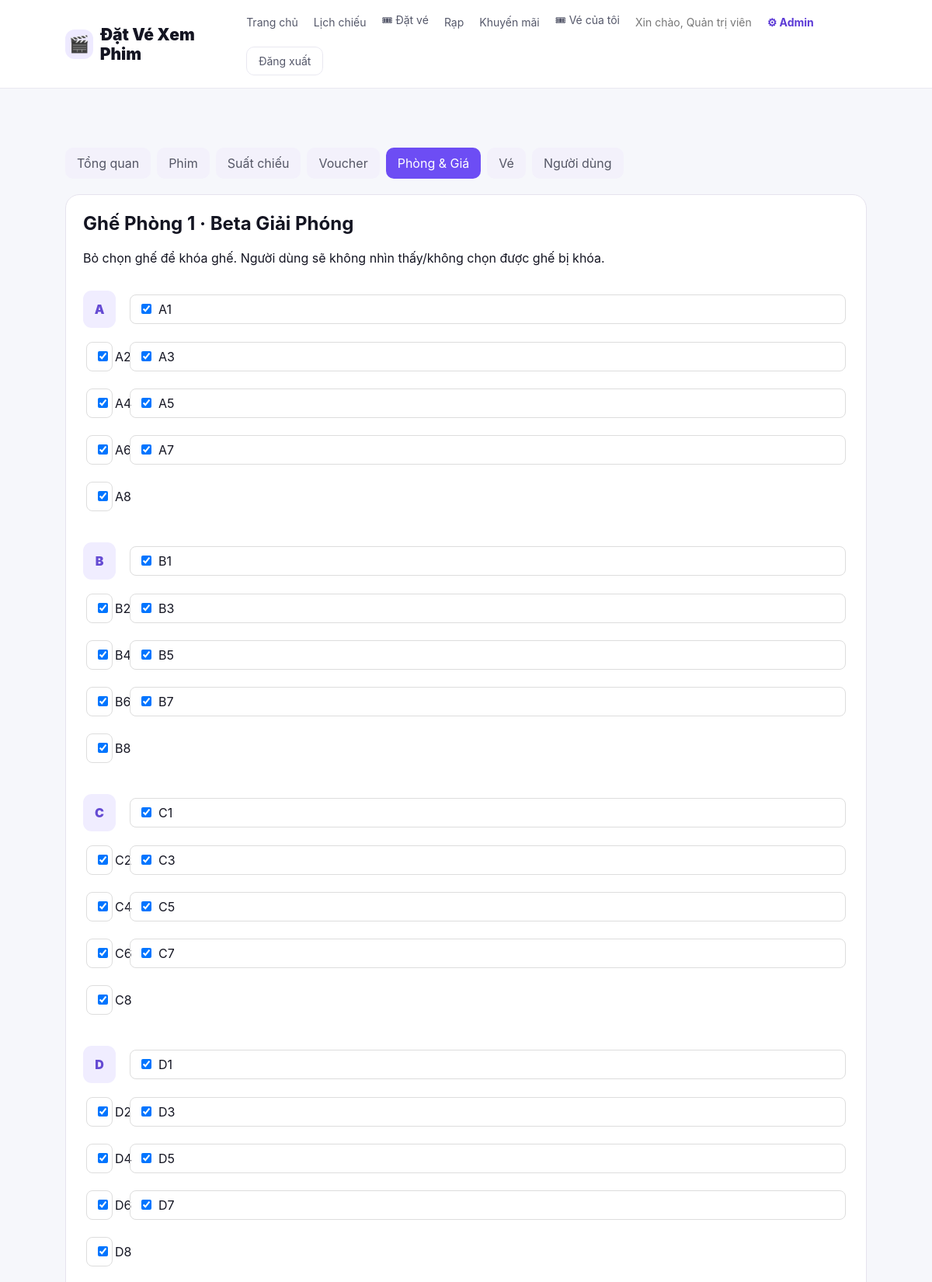
/admin/rooms/1/seats (signed in, upper part), run on the app's committed database.
### tables this page shows
CREATE TABLE users(id INTEGER PRIMARY KEY AUTOINCREMENT,name TEXT NOT NULL,email TEXT UNIQUE NOT NULL,password TEXT NOT NULL,role TEXT NOT NULL DEFAULT 'user',points INTEGER NOT NULL DEFAULT 0);

CREATE TABLE rooms(id INTEGER PRIMARY KEY AUTOINCREMENT,province TEXT NOT NULL,cinema TEXT NOT NULL,name TEXT NOT NULL,active INTEGER NOT NULL DEFAULT 1,single_price INTEGER NOT NULL DEFAULT 90000,double_price INTEGER NOT NULL DEFAULT 150000,vip_price INTEGER NOT NULL DEFAULT 120000,UNIQUE(cinema,name));

CREATE TABLE room_seats(id INTEGER PRIMARY KEY AUTOINCREMENT,room_id INTEGER NOT NULL,code TEXT NOT NULL,seat_type TEXT NOT NULL,active INTEGER NOT NULL DEFAULT 1,UNIQUE(room_id,code));

### admin_routes.py (the view, shortened to what this page needs)
@admin_bp.route('/rooms/<int:room_id>/seats',methods=['GET','POST'])
def seats(room_id):
    c=get_db(); room=c.execute('SELECT * FROM rooms WHERE id=?',(room_id,)).fetchone()
    if not room: c.close(); return 'Không tìm thấy phòng',404
    rows=c.execute('SELECT * FROM room_seats WHERE room_id=? ORDER BY code',(room_id,)).fetchall(); c.close(); return render_template('admin/seats.html',room=room,seats=rows)

### admin_routes.py (called while the page is built)
@admin_bp.before_request
def protect():
    if session.get('role')!='admin': return redirect(url_for('auth.login',next=request.path))

### app.py (called while the page is built, shortened)
def _get_tab_token():
    return request.args.get("tab_token") or request.form.get("tab_token") or request.headers.get("X-Tab-Token")

@app.before_request
def restore_tab_session():
    token = _get_tab_token()
    if session.get("user_id"):
        conn = get_db()
        db_user = conn.execute("SELECT id,name,role FROM users WHERE id=?", (session["user_id"],)).fetchone()
        conn.close()
        if db_user:
            session["user_name"] = db_user["name"]
            session["role"] = db_user["role"]
            update_user(token, db_user["name"], db_user["role"])
        else:
            session.clear()
            if token:
                from tab_sessions import clear_user
                clear_user(token)

@app.after_request
def keep_tab_token(response):
    token = _get_tab_token()
    return response

### database.py (called while the page is built)
def get_db():
    conn=sqlite3.connect(DB)
    conn.row_factory=sqlite3.Row
    return conn

### main_routes.py (called while the page is built)
@main_bp.app_context_processor
def inject_user():
    return {'current_user': session.get('user_name'), 'is_admin': session.get('role') == 'admin', 'poster_defaults': {m['id']: m['poster'] for m in MOVIES}}

### tab_sessions.py (called while the page is built, shortened)
def update_user(token, user_name=None, role=None):
    if not token:
        return

### templates/admin/seats.html
{% extends 'base.html' %}{% block title %}Quản lý ghế{% endblock %}{% block content %}<main class="admin-page"><div class="admin-nav"><a href="/admin/">Tổng quan</a><a href="/admin/movies">Phim</a><a href="/admin/showtimes">Suất chiếu</a><a href="/admin/vouchers">Voucher</a><a class="active" href="/admin/rooms">Phòng & Giá</a><a href="/admin/tickets">Vé</a><a href="/admin/users">Người dùng</a></div><section class="admin-card"><h2>Ghế {{room.name}} · {{room.cinema}}</h2><p>Bỏ chọn ghế để khóa ghế. Người dùng sẽ không nhìn thấy/không chọn được ghế bị khóa.</p><form method="post"><div class="seat-admin-grid">{% for row in 'ABCDEF' %}<div class="seat-row"><b class="row-label">{{row}}</b>{% for n in range(1,9) %}{% set code=row~n %}{% for x in seats if x.code==code %}<label class="seat-admin-item"><input type="checkbox" name="seat_{{code}}" {% if x.active %}checked{% endif %}><span>{{code}}</span></label>{% endfor %}{% endfor %}</div>{% endfor %}</div><button class="btn btn-primary">Lưu trạng thái ghế</button></form></section></main>{% endblock %}

### templates/base.html (shortened to what this page needs)
<!doctype html><html lang="vi"><head><link rel="stylesheet" href="{{ url_for('static',filename='style.css') }}"></head><body>
<header class="site-header"><a class="brand" href="/"><span class="brand-icon">🎬</span><span>Đặt Vé Xem Phim</span></a><nav><a href="/">Trang chủ</a><a href="/showtimes">Lịch chiếu</a><a href="/booking">🎟 Đặt vé</a><a href="/cinemas">Rạp</a><a href="/promotions">Khuyến mãi</a>{% if current_user %}<a href="/tickets">🎟 Vé của tôi</a><span class="hello">Xin chào, {{current_user}}</span>{% if is_admin %}<a class="admin-link" href="/admin">⚙ Admin</a>{% endif %}<a class="nav-outline" href="/logout">Đăng xuất</a>{% else %}<a href="/login">Đăng nhập</a><a class="nav-cta" href="/register">Đăng ký</a>{% endif %}</nav></header>
{% block content %}{% endblock %}<footer class="footer">🎬 Đặt Vé Xem Phim · Website demo phục vụ học tập và kiểm thử</footer>
</body></html>

### static/style.css (style rules this page uses)
:root { --bg:#f6f7fb;--surface:#fff;--ink:#141522;--muted:#6f7280;--primary:#6c4df6;--primary2:#8c68ff;--line:#e9e8f0;--success:#18864b;--danger:#c63d4d;--shadow:0 18px 50px rgba(31,27,66,.08) }
* { box-sizing:border-box }
html { scroll-behavior:smooth }
body { margin:0;font-family:Inter,ui-sans-serif,system-ui,-apple-system,BlinkMacSystemFont,"Segoe UI",Arial,sans-serif;background:var(--bg);color:var(--ink) }
a { color:inherit }
button,input { font:inherit }
.site-header { position:sticky;top:0;z-index:50;background:rgba(255,255,255,.94);backdrop-filter:blur(14px);border-bottom:1px solid var(--line);padding:16px 7%;display:flex;justify-content:space-between;align-items:center;gap:20px }
.brand { text-decoration:none;font-size:21px;font-weight:900;display:flex;align-items:center;gap:9px }
.brand-icon { width:38px;height:38px;border-radius:12px;display:grid;place-items:center;background:#eeeaff }
.site-header nav { display:flex;align-items:center;gap:20px;flex-wrap:wrap;font-size:14px }
.site-header nav a { text-decoration:none;color:#55586a }
.nav-cta,.nav-outline { padding:9px 15px;border-radius:10px }
.nav-outline { border:1px solid var(--line) }
.hello { color:#777 }
main { width:86%;max-width:1180px;margin:34px auto }
.seat-row { display:grid;grid-template-columns:42px 1fr;gap:10px;align-items:center;margin:9px 0 }
.row-label { height:42px;border-radius:11px;background:#f0edff;color:#654bd3;display:grid;place-items:center;font-weight:900 }
.admin-link { color:#5d3bd6!important;font-weight:700 }
.admin-page { padding-top:42px }
.admin-nav { display:flex;gap:8px;flex-wrap:wrap;margin-bottom:20px }
.admin-nav a { padding:10px 15px;border-radius:10px;text-decoration:none;color:#555766;background:#f3f1fb }
.admin-nav a.active,.admin-nav a:hover { background:#6d4df4;color:#fff }
.admin-card { background:#fff;border:1px solid #e6e3ee;border-radius:18px;padding:22px;margin-bottom:20px }
.admin-card h2 { margin-top:0 }
.seat-admin-grid { display:grid;gap:12px;margin:20px 0 }
.seat-admin-item { display:inline-flex;align-items:center;gap:6px;margin:4px;padding:8px 10px;border:1px solid #ddd;border-radius:8px }
.seat-admin-item input { width:auto }
.seat-row { display:flex;align-items:center;gap:10px }
.row-label { width:28px }
.seat-row { display:grid !important;grid-template-columns:42px minmax(0,1fr) !important;gap:14px !important;align-items:center;margin:12px 0 !important; }
.row-label { width:auto !important;height:42px;border-radius:11px;background:#f0edff;color:#654bd3;display:grid;place-items:center;font-weight:900; }
.seat-row { grid-template-columns:48px auto;gap:14px;margin:10px 0 }
.row-label { height:48px;width:48px }

### data on the page
users: name "Quản trị viên"
rooms: name "Phòng 1", cinema "Beta Giải Phóng"
room_seats: active "☑", code "A1"
room_seats: active "☑", code "A2"
room_seats: active "☑", code "A3"
room_seats: active "☑", code "A4"
room_seats: active "☑", code "A5"
room_seats: active "☑", code "A6"
room_seats: active "☑", code "A7"
room_seats: active "☑", code "A8"
room_seats: active "☑", code "B1"
room_seats: active "☑", code "B2"
room_seats: active "☑", code "B3"
room_seats: active "☑", code "B4"
room_seats: active "☑", code "B5"
room_seats: active "☑", code "B6"
room_seats: active "☑", code "B7"
room_seats: active "☑", code "B8"
room_seats: active "☑", code "C1"
room_seats: active "☑", code "C2"
room_seats: active "☑", code "C3"
room_seats: active "☑", code "C4"
room_seats: active "☑", code "C5"
room_seats: active "☑", code "C6"
room_seats: active "☑", code "C7"
room_seats: active "☑", code "C8"
room_seats: active "☑", code "D1"
room_seats: active "☑", code "D2"
room_seats: active "☑", code "D3"
room_seats: active "☑", code "D4"
room_seats: active "☑", code "D5"
room_seats: active "☑", code "D6"
room_seats: active "☑", code "D7"
room_seats: active "☑", code "D8"

### other printed values
{{ row }} "A" "B" "C" "D"
